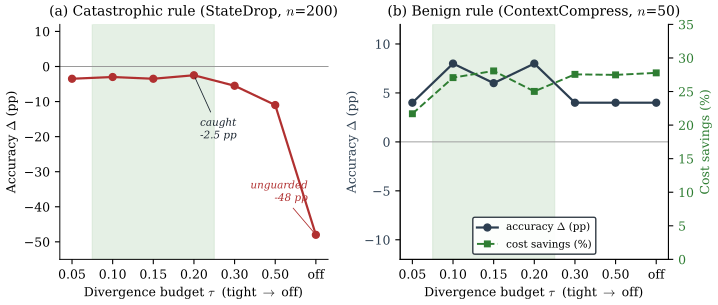

The script that saved this image:
"""Figure 9: Selective accuracy-guard frontier (embedding divergence metric).

Two panels share the divergence-budget x-axis (tight -> loose -> off). The SAME
guard, driven by the SAME embedding-cosine divergence metric, produces opposite
but correct behavior on two rules:

  (a) Catastrophic StateDrop on analyst_qa (n=200): unguarded accuracy is
      -48 pp; tightening the budget makes the guard auto-disable the rule
      earlier, recovering accuracy to about -3 pp.
  (b) Benign ContextCompress on research_planner (n=50): accuracy delta stays
      positive and cost savings stay ~25-28% across the whole frontier -- the
      guard does not destroy a rule that is helping.

The shaded band (0.10-0.20) marks the operating region where the catastrophic
rule is caught AND the benign rule's savings are retained.

Data (read directly from bench/paper_results/):
  gsweep_embedding_{rp,an}_{0.05,0.10,0.20,0.30,0.50,off}.csv
  emb_ckpt_{rp,an}.csv                       (the 0.15 operating point)
"""

from pathlib import Path
import csv

import matplotlib.pyplot as plt
import numpy as np

plt.rcParams.update({
    "font.family": "serif",
    "font.size": 9,
    "axes.labelsize": 9,
    "axes.titlesize": 10,
    "legend.fontsize": 8,
    "mathtext.fontset": "cm",
    "pdf.fonttype": 42,
    "ps.fonttype": 42,
    "axes.linewidth": 0.7,
})

OUT = Path(__file__).resolve().parent / "fig9_guard_frontier.pdf"
RESULTS = Path(__file__).resolve().parents[1] / "paper_results"

DARK   = "#2c3e50"
SAVE   = "#2e7d32"   # benign savings (green)
CATCH  = "#b03030"   # catastrophic accuracy (red)
GRID   = "#9a9a9a"
BAND   = "#cfe3cf"
EDGE   = "#1a242f"

# x-axis order, tight budget -> loose -> guard off.
THRESHOLDS = ["0.05", "0.10", "0.15", "0.20", "0.30", "0.50", "off"]
XLABELS    = ["0.05", "0.10", "0.15", "0.20", "0.30", "0.50", "off"]


def _read_row(path: Path) -> dict:
    with open(path) as f:
        return next(csv.DictReader(f))


def _series(short: str) -> tuple[list[float], list[float]]:
    """Return (acc_delta_pp, cost_savings_pct) over THRESHOLDS for one agent."""
    acc, save = [], []
    for t in THRESHOLDS:
        if t == "0.15":
            path = RESULTS / f"emb_ckpt_{short}.csv"
        else:
            path = RESULTS / f"gsweep_embedding_{short}_{t}.csv"
        row = _read_row(path)
        acc.append(float(row["acc_delta_pp"]))
        save.append(float(row["cost_savings_pct"]))
    return acc, save


def main() -> None:
    x = np.arange(len(THRESHOLDS))
    an_acc, _ = _series("an")          # catastrophic StateDrop
    rp_acc, rp_save = _series("rp")    # benign ContextCompress

    # Operating band 0.10-0.20 -> indices 1..3 inclusive.
    band_lo, band_hi = 0.5, 3.5

    fig, (axA, axB) = plt.subplots(1, 2, figsize=(7.4, 3.3))

    # ---- Panel A: catastrophic StateDrop accuracy recovery ----
    axA.axhspan(-100, -100, color="none")  # keep autoscale stable
    axA.axvspan(band_lo, band_hi, color=BAND, alpha=0.55, zorder=0)
    axA.axhline(0, color=GRID, lw=0.7, zorder=1)
    axA.plot(x, an_acc, "o-", color=CATCH, lw=1.6, ms=5, zorder=3,
             label="StateDrop accuracy $\\Delta$")
    axA.annotate(f"unguarded\n{an_acc[-1]:.0f} pp",
                 xy=(x[-1], an_acc[-1]), xytext=(x[-1] - 0.2, an_acc[-1] + 9),
                 ha="right", va="bottom", fontsize=7.5, color=CATCH, style="italic",
                 arrowprops=dict(arrowstyle="-", color=CATCH, lw=0.6))
    axA.annotate(f"caught\n{an_acc[3]:.1f} pp",
                 xy=(x[3], an_acc[3]), xytext=(x[3] + 0.15, an_acc[3] - 12),
                 ha="left", va="top", fontsize=7.5, color=EDGE, style="italic",
                 arrowprops=dict(arrowstyle="-", color=EDGE, lw=0.6))
    axA.set_title("(a) Catastrophic rule (StateDrop, $n$=200)")
    axA.set_ylabel("Accuracy $\\Delta$ (pp)")
    axA.set_ylim(-55, 12)
    axA.set_xticks(x); axA.set_xticklabels(XLABELS)
    axA.set_xlabel("Divergence budget $\\tau$  (tight $\\rightarrow$ off)")
    axA.spines["top"].set_visible(False); axA.spines["right"].set_visible(False)

    # ---- Panel B: benign ContextCompress preserved ----
    axB.axvspan(band_lo, band_hi, color=BAND, alpha=0.55, zorder=0,
                label="operating band")
    axB.axhline(0, color=GRID, lw=0.7, zorder=1)
    axB.plot(x, rp_acc, "o-", color=DARK, lw=1.6, ms=5, zorder=3,
             label="accuracy $\\Delta$ (pp)")
    axB.set_title("(b) Benign rule (ContextCompress, $n$=50)")
    axB.set_ylabel("Accuracy $\\Delta$ (pp)", color=DARK)
    axB.tick_params(axis="y", labelcolor=DARK)
    axB.set_ylim(-12, 12)
    axB.set_xticks(x); axB.set_xticklabels(XLABELS)
    axB.set_xlabel("Divergence budget $\\tau$  (tight $\\rightarrow$ off)")
    axB.spines["top"].set_visible(False)

    axB2 = axB.twinx()
    axB2.plot(x, rp_save, "s--", color=SAVE, lw=1.4, ms=4, zorder=3,
              label="cost savings (%)")
    axB2.set_ylabel("Cost savings (%)", color=SAVE)
    axB2.tick_params(axis="y", labelcolor=SAVE)
    axB2.set_ylim(0, 35)
    axB2.spines["top"].set_visible(False)

    # Combined legend for panel B.
    lines = (axB.get_lines()[1:2] + axB2.get_lines()[0:1])
    axB.legend(lines, [l.get_label() for l in lines], loc="lower center",
               fontsize=7.5, frameon=True, framealpha=0.9, edgecolor=EDGE)

    fig.tight_layout()
    fig.savefig(OUT, format="pdf", dpi=300, bbox_inches="tight", pad_inches=0.05)
    plt.close(fig)
    print(f"wrote {OUT}")


if __name__ == "__main__":
    main()
